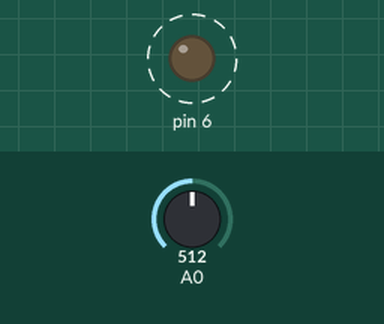
Recording of a sketch running on a simulated Arduino Uno, built with avr-gcc and run on an emulated ATmega328P. Shown: output pins drawn as LEDs (lit = HIGH). Dashed ring = blinking. The test bench sets the inputs (shaded band); at power-on: A0 = 512.

Above: at 1.8 s.
1.9 s: A0 set to 0
At 3.0 s:
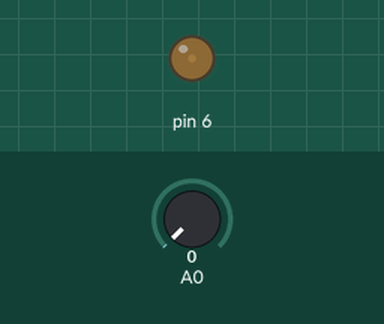
3.6 s: A0 set to 122
At 3.9 s:
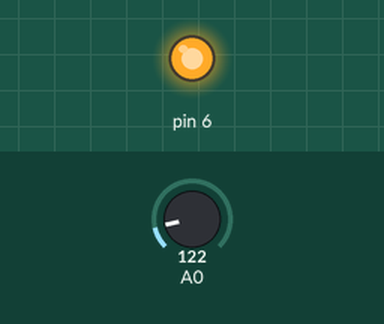
Timing chart, 0 to 13.1 s (numbered marks = the images above; inputs shaded):
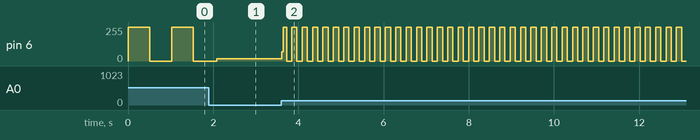

The sketch:

putputparadise.ino
```cpp
int speed;
void setup()
{
  Serial.begin(9600);
  pinMode(6, OUTPUT);

}

void loop()

{
  speed = analogRead(A0);
    digitalWrite(6,HIGH);
  	delay(speed);
    digitalWrite(6, LOW);
    delay(speed);


   }
```

Measured:
- after the input at 3.6 s, pin 6: 18/255 → 70/255 at once, then moves between 0/255 and 255/255, repeating every 0.24 s
- by itself, pin 6: alternates 255/255 for 0.51 s and 0/255 for 0.51 s
